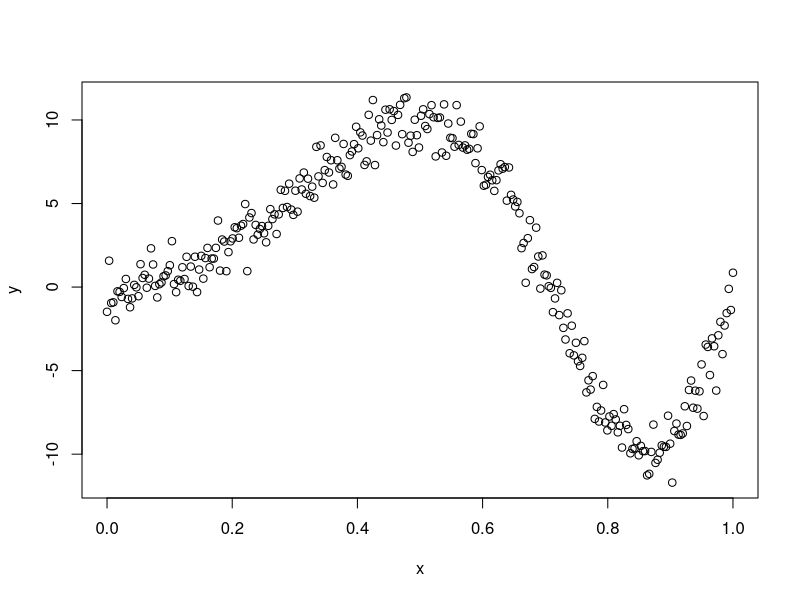
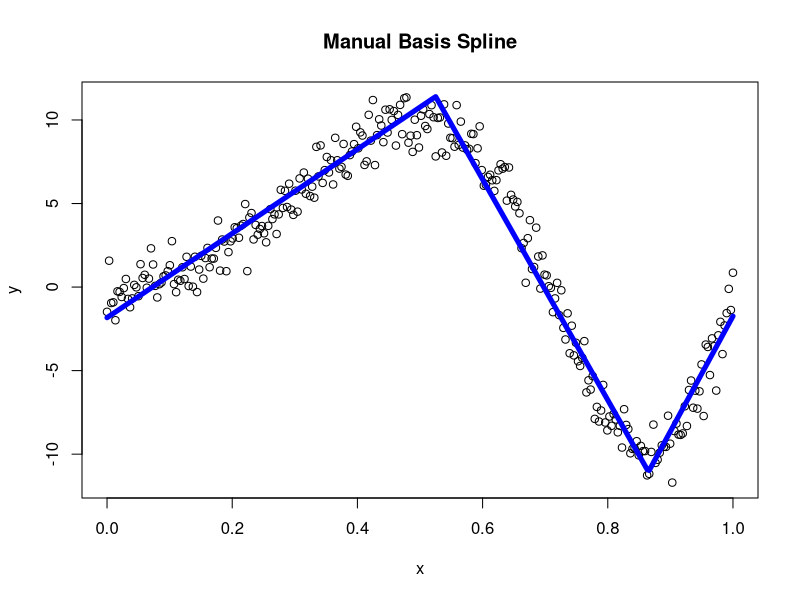
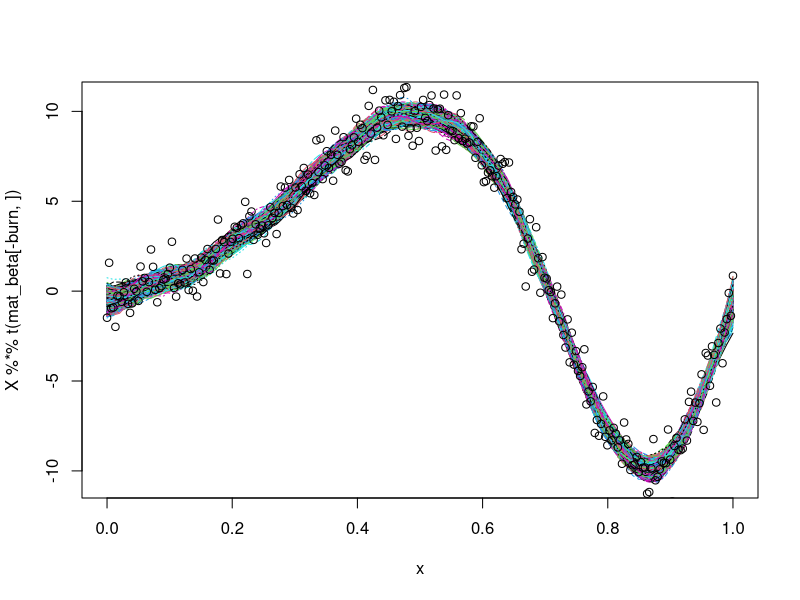
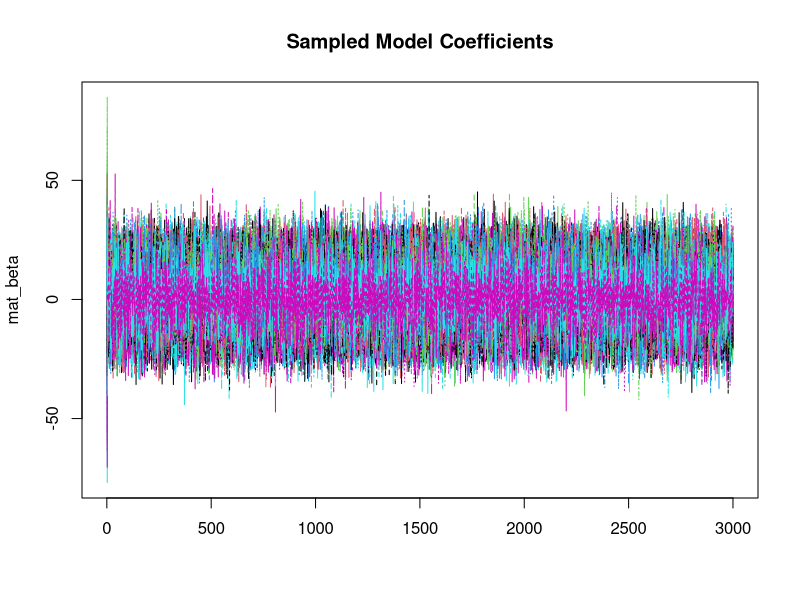
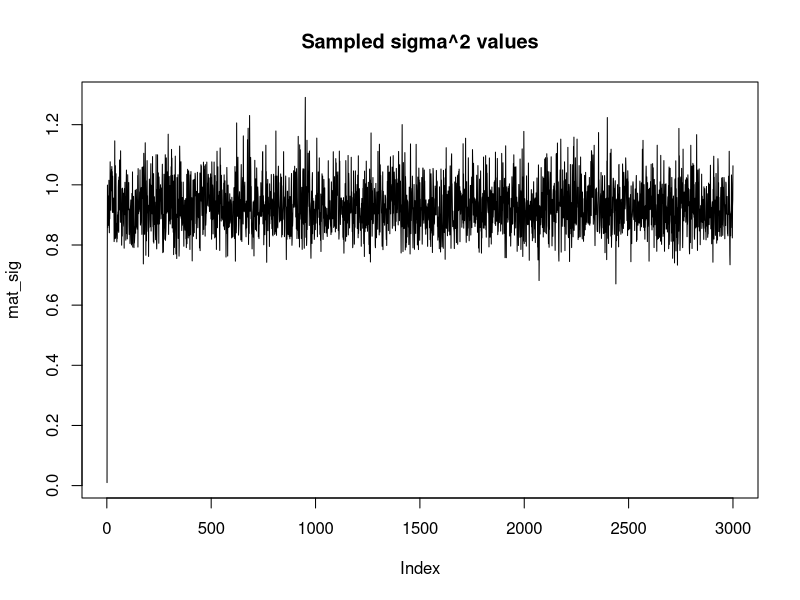
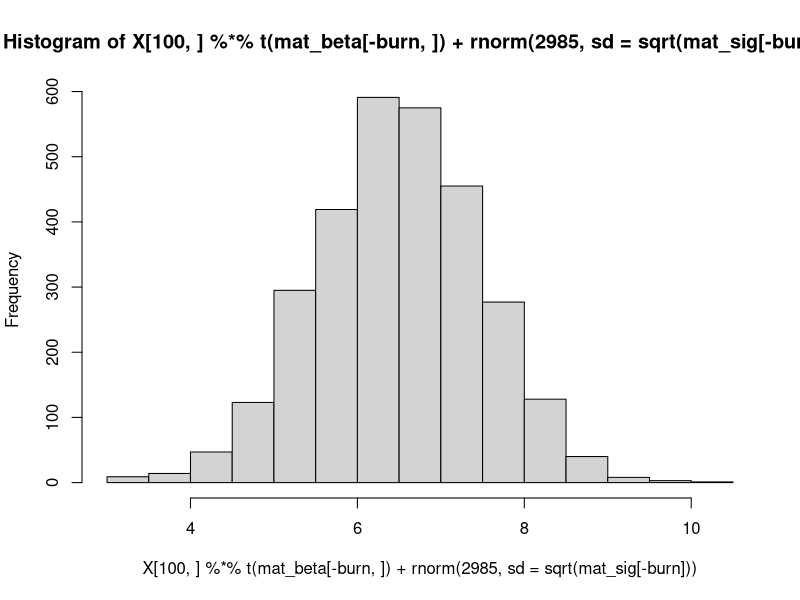
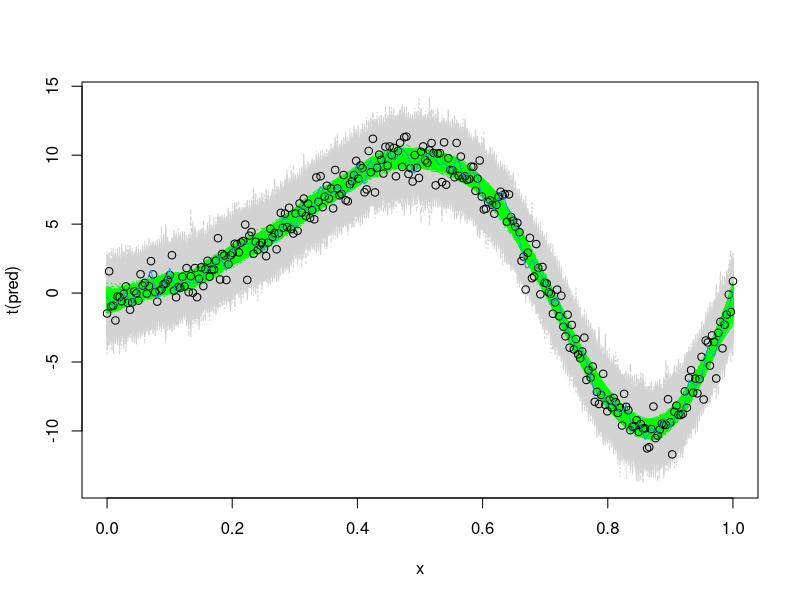
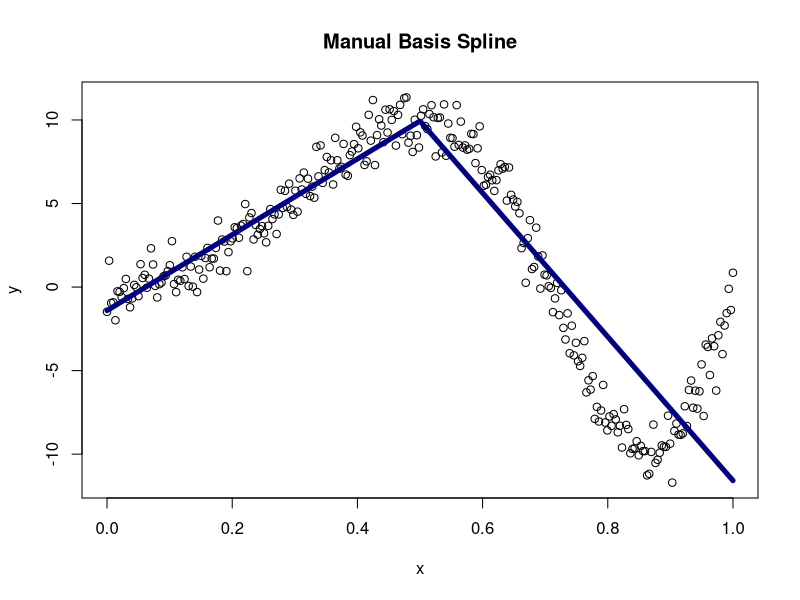

Source code (R) for these figures, in order:
## ---- chunk 1
knitr::opts_chunk$set(echo = TRUE)
## ---- chunk 2
set.seed(12)
n<-300
x<-seq(0,1,length.out=n)
y<-sin(2*pi*x^2)*10+rnorm(n)
plot(x,y)
## ---- chunk 3
generate_spline <- function(tvec, y, x, nknot = length(tvec)) {
  s <- sample(c(1), nknot, replace = TRUE)
  Bmat <- matrix(NA, nknot, length(x))
  hs <- Bmat
  
  for(i in 1:nknot) {
    for(j in 1:length(x)) {
      Bmat[i,j] <- max(s[i] * (x[j] - tvec[i]), 0)
    } #creating basis functions
  }
  
  mBmat <- t(Bmat)
  mod <- lm(y ~ mBmat) #use gibbs to sample coefs in bayes
  pred <- predict(mod)
  
  sq <- x
  for(ii in 1:nknot) {
    if(s[i] == 1) {
      hs[ii,] <- sq - tvec[ii]
      hs[ii,][sq < tvec[ii]] <- 0
    }
    else {
      hs[ii,] <- -1*(sq - tvec[ii])
      hs[ii,][sq < tvec[ii]] <- 0
    }
  } #setting x values
  
  plot(x,y, main = "Manual Basis Spline")
  lines(x, pred, type = "l", lwd = 5, col="blue1")
  summary(mod)
}

## ---- chunk 4
tv <- c(0, 0.525, 0.865) #vector of t-values
generate_spline(tv, y = y, x = x)
## ---- chunk 5
library(mvtnorm)
bayes_spline <- function(tvec, y, x, nknot = length(tvec)) {
  s <- sample(c(1), nknot, replace = TRUE)
  Bmat <- matrix(NA, nknot, length(x))
  hs <- Bmat
  
  for(i in 1:nknot) {
    for(j in 1:length(x)) {
      Bmat[i,j] <- max(s[i] * (x[j] - tvec[i]), 0)
    } #creating basis
  } #X Matrix
  
  X <- t(Bmat)
  X <- cbind(1, X)
  
  p_sig <- function(a = 0, b = 0, n = nrow(X), beta) {
    a_term <- a + (n/2)
    b_term <- 0.5 * (2*b + (t(y - (X %*% beta)) %*% (y - (X %*% beta)))) #y, X defined above
    1 / rgamma(1, shape = a_term, rate = b_term)
  }
  
  p_beta <- function(sig_sq, tau_sq = 100, p = ncol(X)-1) {
    sig <- solve( (1/sig_sq) * (t(X) %*% X) + (1/tau_sq) * diag(p+1) )
    mu <- (1/sig_sq) * sig %*% t(X) %*% y
    rmvnorm(1, mean = mu, sigma = sig)
  }
  
  gibbs <- function(its) {
    mat_beta <- matrix(NA, its, ncol(X))
    mat_sig <- rep(NA, its)
    mat_sig[1] <- 0.01
    mat_beta[1,] <- rep(0, ncol(X))
    for(it in 2:its) {
      mat_beta[it,] <- p_beta(sig_sq = mat_sig[it-1])
      mat_sig[it] <- p_sig(beta = mat_beta[it,])
    }
    list(mat_beta, mat_sig)
  }

  its <- 3000
  a <- gibbs(its = its)
  mat_beta <- a[[1]] #beta values
  mat_sig <- a[[2]] #sig^2 values  
  
  list(mat_beta, mat_sig, X)
}
bayesian <- bayes_spline(seq(0,1,by=.01), y = y, x = x)
mat_beta <- bayesian[[1]]
mat_sig <- bayesian[[2]]
X <- bayesian[[3]]
burn <- 1:15
colMeans(mat_beta[-burn,]) #target: -1.83, 25.19, -91.23, 135.03
mean(mat_sig[-burn]) #target: 1.46
## ---- chunk 6
matplot(x, X %*% t(mat_beta[-burn,]), type = "l")
points(x,y)
## ---- chunk 7
matplot(mat_beta, type = "l", main = "Sampled Model Coefficients")
plot(mat_sig, type = "l", main = "Sampled sigma^2 values")
## ---- chunk 8
mean.pred<-X %*% t(mat_beta[-burn,])
pred<-t(mean.pred) + rnorm(300*2985,sd=sqrt(mat_sig[-burn]))
hist(X[100,]%*%t(mat_beta[-burn,]) + rnorm(2985,sd=sqrt(mat_sig[-burn])))
matplot(x,t(pred),type='l',col='lightgrey')
matplot(x,mean.pred,type='l',col='green',add=T)
points(x,y)
lines(x,X[,1:99]%*%lm(y~X[,1:99]-1)$coef,col=4)
## ---- chunk 9
t1 <- 0.5 #knot at 0.5
s <- 1
B1 <- rep(NA, length(x))

for(i in 1:length(x)) {
  B1[i] <- max(s * (x[i] - t1), 0)
}
mod <- lm(y ~ x + B1)
summary(mod)

cf <- mod$coefficients
sq <- x
hs <- sq - t1
hs[sq < t1] <- 0
yfit <- cf[1] + cf[2]*x + cf[3]*hs

plot(x,y, main = "Manual Basis Spline")
lines(x, yfit, type = "l", lwd = 5, col="navy")
## ---- chunk 10
t1 <- 0.525 
t2 <- 0.865 
s <- 1
B1 <- rep(NA, length(x))
B2 <- B1

for(i in 1:length(x)) {
  B1[i] <- max(s * (x[i] - t1), 0)
  B2[i] <- max(s * (x[i] - t2), 0)
}
mod <- lm(y ~ B1 + B2)

cf <- mod$coefficients
sq <- x
hs1 <- sq - t1
hs1[sq < t1] <- 0

hs2 <- sq - t2
hs2[sq < t2] <- 0

yfit <- cf[1] + cf[2]*x + cf[3]*hs1 + cf[4]*hs2
yfit2 <- predict(mod) #same thing 

plot(x,y, main = "Manual Basis Spline")
lines(x, yfit2, type = "l", lwd = 5, col="red")
## ---- chunk 11
t1 <- 0 #knot at 0.5
t2 <- 0.525 #another knot at 0.85
t3 <- 0.865
s <- 1
B1 <- rep(NA, length(x))
B3 <- B2 <- B1

for(i in 1:length(x)) {
  B1[i] <- max(s * (x[i] - t1), 0)
  B2[i] <- max(s * (x[i] - t2), 0)
  B3[i] <- max(s * (x[i] - t3), 0)
}
mod <- lm(y ~ B1 + B2 + B3)
summary(mod)

cf <- mod$coefficients
sq <- x

hs1 <- sq - t1
hs1[sq < t1] <- 0

hs2 <- sq - t2
hs2[sq < t2] <- 0

hs3 <- sq - t3
hs3[sq < t3] <- 0

yfit2 <- cf[1] + cf[2]*x + cf[3]*hs1 + cf[4]*hs2 + cf[5]*hs3
yfit <- predict(mod)
plot(x,y, main = "Manual Basis Spline")
lines(x, yfit, type = "l", lwd = 5, col="navy")
## ---- chunk 12
library(splines)
df <- data.frame(y, x)
m2 <- lm(y ~ bs(x, knots = 0.5), data = df)
pred <- predict(m2)

plot(x,y)
lines(x, pred, lwd = 5, col = "green")
## ---- chunk 13
m2 <- lm(y ~ bs(x, knots = 0.8), data = df)
pred <- predict(m2)

plot(x,y)
lines(x, pred, lwd = 5, col = "green")
## ---- chunk 14
m1 <- lm(y ~ bs(x, knots = c(0.525, 0.865)), data = df)
pred <- predict(m1)

plot(x,y)
lines(x, pred, lwd = 5, col = "blue")

## ---- chunk 15
m2 <- lm(y ~ bs(x, knots = seq(0.1,1,by=0.02)), data = df)
pred <- predict(m2)

plot(x,y)
lines(x, pred, lwd = 5, col = "green")
## ---- chunk 16
m3 <- lm(y ~ ns(x, knots = c(0.5, 0.82)), data = df)
pred <- predict(m3)

plot(x,y)
lines(x, pred, lwd = 5, col = "purple")

summary(m1)
